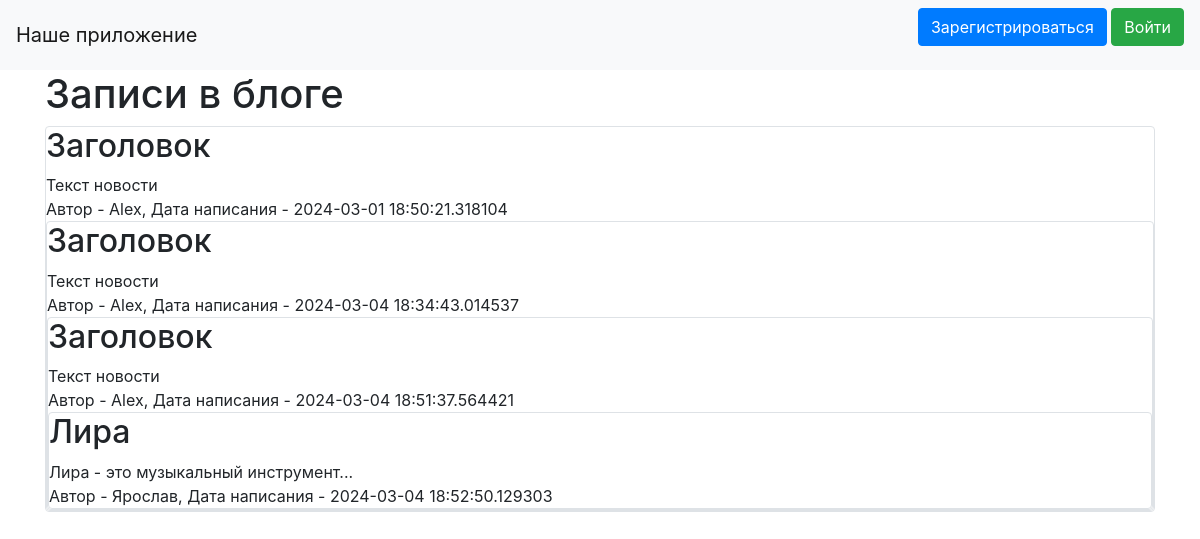
The page / on the database its author committed.
### data/news.py (models this page shows)
class News(SqlAlchemyBase, SerializerMixin):
    __tablename__ = "news"
    id = sqlalchemy.Column(sqlalchemy.Integer,
                           primary_key=True, autoincrement=True)
    title = sqlalchemy.Column(sqlalchemy.String, nullable=True)
    content = sqlalchemy.Column(sqlalchemy.String, nullable=True)
    created_date = sqlalchemy.Column(sqlalchemy.DateTime,
                                     default=datetime.datetime.now)
    is_private = sqlalchemy.Column(sqlalchemy.Boolean, default=True)
    user_id = sqlalchemy.Column(sqlalchemy.Integer,
                                sqlalchemy.ForeignKey("users.id"))
    user = orm.relationship('User')
    is_published = sqlalchemy.Column(sqlalchemy.Boolean, default=True)

### data/users.py (models this page shows, shortened)
class User(SqlAlchemyBase, UserMixin, SerializerMixin):
    __tablename__ = 'users'
    id = sqlalchemy.Column(sqlalchemy.Integer,
                           primary_key=True, autoincrement=True)
    name = sqlalchemy.Column(sqlalchemy.String, nullable=True)
    about = sqlalchemy.Column(sqlalchemy.String, nullable=True)
    email = sqlalchemy.Column(sqlalchemy.String,
                              index=True, unique=True, nullable=True)
    hashed_password = sqlalchemy.Column(sqlalchemy.String, nullable=True)
    created_date = sqlalchemy.Column(sqlalchemy.DateTime,
                                     default=datetime.datetime.now)
    news = orm.relationship("News", back_populates='user')

### main.py (the view)
@app.route("/")
def index():
    db_sess = db_session.create_session()
    if current_user.is_authenticated:
        news = db_sess.query(News).filter(
            (News.user == current_user) | (News.is_private != True))
    else:
        news = db_sess.query(News).filter(News.is_private != True)
    return render_template("index.html", news=news)

### data/db_session.py (called while the page is built)
def create_session() -> Session:
    global __factory
    return __factory()

### templates/index.html (shortened to what this page needs)
{% extends "base.html" %}
{% block content %}
<h1>Записи в блоге</h1>
{% for item in news%}
<div class="col-md6 border rounded">
    <h2>{{item.title}}</h2>
    <div>
        {{item.content}}
    </div>
    <div>
        Автор - {{item.user.name}}, Дата написания - {{item.created_date}}
    </div>
{% endfor %}
{% endblock %}

### templates/base.html (shortened to what this page needs)
<!doctype html>
<html lang="en">
<head>
  <link rel="stylesheet"
        href="https://stackpath.bootstrapcdn.com/bootstrap/4.4.1/css/bootstrap.min.css"
>
</head>
<body>
<header>
  <nav class="navbar navbar-light bg-light">
    <a class="navbar-brand" href="#">Наше приложение</a>
    {% if current_user.is_authenticated %}
    <a class="navbar-brand" href="/logout">{{ current_user.name }}</a>
    {% else %}
    <p>
      <a class="btn btn-primary " href="/register">Зарегистрироваться</a>
      <a class="btn btn-success" href="/login">Войти</a>
    </p>
    {% endif %}
  </nav>
</header>
<main role="main" class="container">
  {% block content %}
  {% endblock %}
</main>
</body>
</html>

### rows shown on the page
News: title "Заголовок", content "Текст новости", user.name "Alex", created_date "2024-03-01 18:50:21.318104"
News: title "Заголовок", content "Текст новости", user.name "Alex", created_date "2024-03-04 18:34:43.014537"
News: title "Заголовок", content "Текст новости", user.name "Alex", created_date "2024-03-04 18:51:37.564421"
News: title "Лира", content "Лира - это музыкальный инструмент...", user.name "Ярослав", created_date "2024-03-04 18:52:50.129303"
